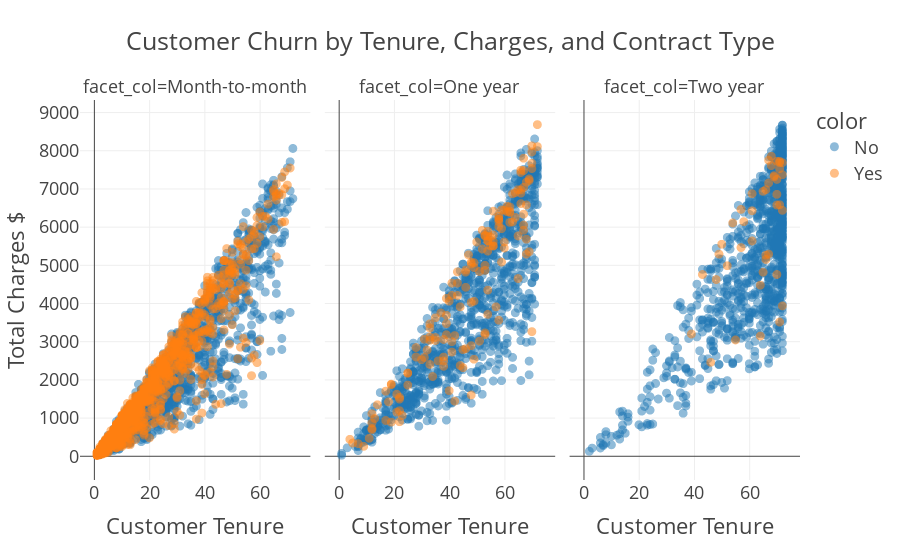

Notebook cell for this chart:
### Markdown cell above
Estudiemos la relación entre variables

### Code cell
fig = px.scatter(x=df[df['internetservice']!='No'].tenure, y=df[df['internetservice']!='No'].totalcharges, 
                 color = df[df['internetservice']!='No'].churn, template = 'presentation', 
                 opacity = 0.5, facet_col = df[df['internetservice']!='No'].contract, 
                 title = 'Customer Churn by Tenure, Charges, and Contract Type',
                 labels = {'x' : 'Customer Tenure', 'y' : 'Total Charges $'})
              
fig.show()

### Figure 1 — Plotly figure (JSON) as saved in the notebook; plotly's stock layout.template omitted (floating-point values rounded to 4 significant figures; data arrays with more than 128 entries replaced by an {"elided": "..."} marker saying what was removed)
{"data": [{"hovertemplate": "color=No<br>facet_col=Month-to-month<br>Customer Tenure=%{x}<br>Total Charges $=%{y}<extra></extra>", "legendgroup": "No", "marker": {"color": "#1F77B4", "opacity": 0.5, "symbol": "circle"}, "mode": "markers", "name": "No", "showlegend": true, "type": "scattergl", "x": {"elided": "1795 int values"}, "xaxis": "x", "y": {"elided": "1795 float values"}, "yaxis": "y"}, {"hovertemplate": "color=No<br>facet_col=One year<br>Customer Tenure=%{x}<br>Total Charges $=%{y}<extra></extra>", "legendgroup": "No", "marker": {"color": "#1F77B4", "opacity": 0.5, "symbol": "circle"}, "mode": "markers", "name": "No", "showlegend": false, "type": "scattergl", "x": {"elided": "952 int values"}, "xaxis": "x2", "y": {"elided": "952 float values"}, "yaxis": "y2"}, {"hovertemplate": "color=No<br>facet_col=Two year<br>Customer Tenure=%{x}<br>Total Charges $=%{y}<extra></extra>", "legendgroup": "No", "marker": {"color": "#1F77B4", "opacity": 0.5, "symbol": "circle"}, "mode": "markers", "name": "No", "showlegend": false, "type": "scattergl", "x": {"elided": "1009 int values"}, "xaxis": "x3", "y": {"elided": "1009 float values"}, "yaxis": "y3"}, {"hovertemplate": "color=Yes<br>facet_col=Month-to-month<br>Customer Tenure=%{x}<br>Total Charges $=%{y}<extra></extra>", "legendgroup": "Yes", "marker": {"color": "#FF7F0E", "opacity": 0.5, "symbol": "circle"}, "mode": "markers", "name": "Yes", "showlegend": true, "type": "scattergl", "x": {"elided": "1556 int values"}, "xaxis": "x", "y": {"elided": "1556 float values"}, "yaxis": "y"}, {"hovertemplate": "color=Yes<br>facet_col=One year<br>Customer Tenure=%{x}<br>Total Charges $=%{y}<extra></extra>", "legendgroup": "Yes", "marker": {"color": "#FF7F0E", "opacity": 0.5, "symbol": "circle"}, "mode": "markers", "name": "Yes", "showlegend": false, "type": "scattergl", "x": {"elided": "157 int values"}, "xaxis": "x2", "y": {"elided": "157 float values"}, "yaxis": "y2"}, {"hovertemplate": "color=Yes<br>facet_col=Two year<br>Customer Tenure=%{x}<br>Total Charges $=%{y}<extra></extra>", "legendgroup": "Yes", "marker": {"color": "#FF7F0E", "opacity": 0.5, "symbol": "circle"}, "mode": "markers", "name": "Yes", "showlegend": false, "type": "scattergl", "x": [68, 43, 70, 71, 65, 57, 69, 57, 50, 71, 72, 72, 67, 66, 54, 61, 58, 71, 55, 72, 39, 67, 65, 66, 66, 52, 49, 70, 61, 70, 68, 46, 70, 67, 71, 71, 69, 72, 48, 64, 61, 64, 70], "xaxis": "x3", "y": [7612.0, 4760.0, 7250.0, 7532.0, 6938.0, 5465.0, 7318.0, 6465, 5551.0, 7691.0, 7373.0, 7690.0, 7156.0, 5155.0, 6110.0, 5638.0, 6145.0, 3515.0, 3046.0, 6440.0, 3202.0, 5293.0, 4820.0, 5265.0, 6981.0, 4990.0, 5293.0, 4760.0, 6428.0, 6579.0, 7856, 2460.0, 7724.0, 7752.0, 6585.0, 7724.0, 7349.0, 3937.0, 4628.0, 4481, 6876.0, 3148.0, 6860.0], "yaxis": "y3"}], "layout": {"annotations": [{"font": {}, "showarrow": false, "text": "facet_col=Month-to-month", "x": 0.16, "xanchor": "center", "xref": "paper", "y": 1, "yanchor": "bottom", "yref": "paper"}, {"font": {}, "showarrow": false, "text": "facet_col=One year", "x": 0.5, "xanchor": "center", "xref": "paper", "y": 1, "yanchor": "bottom", "yref": "paper"}, {"font": {}, "showarrow": false, "text": "facet_col=Two year", "x": 0.84, "xanchor": "center", "xref": "paper", "y": 1, "yanchor": "bottom", "yref": "paper"}], "legend": {"title": {"text": "color"}, "tracegroupgap": 0}, "title": {"text": "Customer Churn by Tenure, Charges, and Contract Type"}, "xaxis": {"anchor": "y", "domain": [0, 0.32], "title": {"text": "Customer Tenure"}}, "xaxis2": {"anchor": "y2", "domain": [0.34, 0.66], "matches": "x", "title": {"text": "Customer Tenure"}}, "xaxis3": {"anchor": "y3", "domain": [0.68, 1.0], "matches": "x", "title": {"text": "Customer Tenure"}}, "yaxis": {"anchor": "x", "domain": [0, 1], "title": {"text": "Total Charges $"}}, "yaxis2": {"anchor": "x2", "domain": [0, 1], "matches": "y", "showticklabels": false}, "yaxis3": {"anchor": "x3", "domain": [0, 1], "matches": "y", "showticklabels": false}}}
